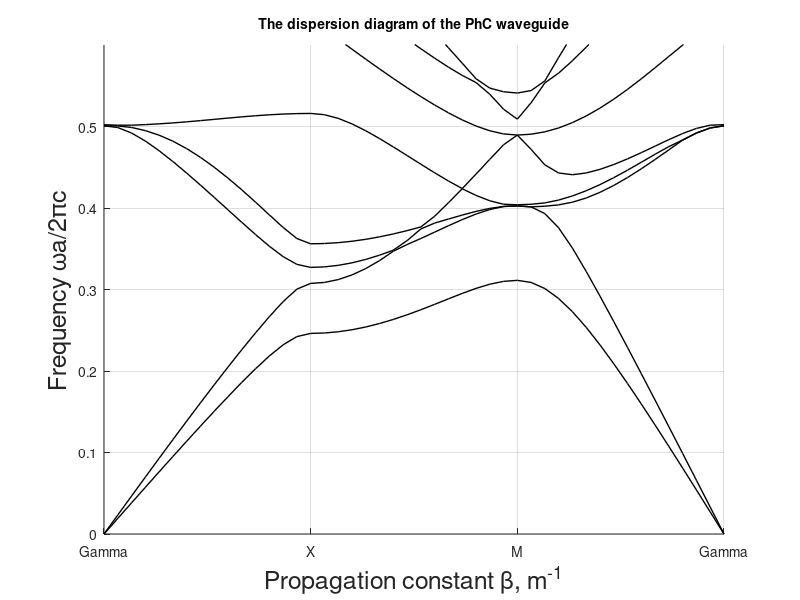

MATLAB code to generate this figure:

% in the name of allah
% MATLAB Program for Computation of Dispersion Diagrams of 2D PhC Waveguide

function PhC_waveguide
%The program for the computation of the dispersion
%characteristic of the PhC waveguide based upon 2D PhC with square latice
clear all
clc
%%

% The variable mode defines mode of the wave.

% The variable a defines the period of the structure %
a=1e-6;

%The variable r contains elements radius. Here it is defined as a part of the period.
r=0.4*a;

%The variable epsb and Mub contains the information about permittivity of the background.
Epsb=1;
gyrb=.0;
%The variables epsa and Mua contains the information about hole.
Epsa=5.6;

gyra=0.03;

%The variables epsd and Mud contains the information about the defect.

Epsd=1;
gyrd=.0;

gyrDir1=[1 0 0];
gyrDir=[0 0 0];
if(norm(gyrDir1)>0)
    gyrDir=gyrDir1/norm(gyrDir1);
end

%Variable numElem defines the number of PhC elements
numElem=1;

%Number of holes missed
numDef=0;

%The variable precis defines the number of k-vector points between high symmetry points
precis=15;

%The variable nG defines the number of plane waves.
%total number of plane waves may be determined as (nG*2-1)^2
nG=3;

%Setting transversal wave vector to a single value
kx=0;

%kapth segments 1: gama to X, 2: Gama to M, 3: whole path
nKpath=3;


PWE(a, r, Epsb, Epsa, Epsd,gyra,gyrb,gyrd,gyrDir, numElem, numDef,nG,nKpath,precis, kx,'k', 1);

%Setting transversal wave vector to a range of values within Brillouin zone
kx=0:(pi/a)/2:pi/a;

gyra=0;
gyrb=0;
gyrd=0;

%PWE(a, r, Epsb, Epsa, Epsd,gyra,gyrb,gyrd,gyrDir, numElem, numDef,nG,nKpath,precis, kx,'k', 1);




    function PWE(a, r,Epsb, Epsa, Epsd,gyra,gyrb,gyrd,gyrDir, numElem,numDefect,nG,nKpath,precis, kx_param, color , linewidth)
        
        nGx=nG*numElem;
        nGy=nG;
        % nGx and nGy define the number of plane waves in x and y direction
        % respectively
        
        cmp=3;
        %discretization mesh elements. each cell is discretized to a grid of
        %ngrid*ngrid square elememts for numerical compuation of Fourier series.
        
        ngrid=60;
        
        epsTensInv=zeros(cmp,cmp,ngrid,ngrid);
        
        %The following loop carries out the definition of the unit cell.
        for n=0:numElem-1
            nx=1;
            for countX=-a/2:a/ngrid:a/2
                ny=1;
                for countY=-a/2:a/ngrid:a/2
                    %Following condition allows to define the circle with of radius r
                    if(countX^2+countY^2<r^2)
                        if(n<numDefect)
                            eps=Epsd;
                            gyr=gyrd*gyrDir;
                            
                        else
                            eps=Epsa;
                            gyr=gyra*gyrDir;
                        end
                    else
                        eps=Epsb;
                        gyr=gyrb*gyrDir;
                    end
                    
                    epsTens=zeros(cmp,cmp);
                    
                    
                    epsTens(1,1)=eps;
                    epsTens(2,2)=eps;
                    epsTens(3,3)=eps;
                    
                    epsTens(1,2)=-1i*gyr(3)*eps;
                    epsTens(2,1)=1i*gyr(3)*eps;
                    epsTens(1,3)=1i*gyr(2)*eps;
                    epsTens(3,1)=-1i*gyr(2)*eps;
                    epsTens(2,3)=-1i*gyr(1)*eps;
                    epsTens(3,1)=1i*gyr(1)*eps;
                    
                    
                    epsTensInv(:,:,nx+ngrid*n,ny)=inv(epsTens);
                    
                    xSet(nx+ngrid*n)=countX+a*n;
                    ySet(ny)=countY;
                    ny=ny+1;
                end
                nx=nx+1;
            end
        end
        
        
        
        %Defining the k-path within the Brilluoin zone.
        kxm=pi/a;
        dkx=kxm/precis;
        
        Lk=nKpath*precis+1;
        if(nKpath==3)
            Lk=Lk-1;
        end
        kv=zeros(Lk,2);
        for i=2:Lk
            if(i<=precis+1)
                kv(i,2)=kv(i-1,2)+dkx;
            elseif(i<=2*precis+1)
                kv(i,1)=kv(i-1,1)+dkx;
                kv(i,2)=kv(i-1,2);
            else
                kv(i,1)=kv(i-1,1)-dkx;
                kv(i,2)= kv(i-1,2)-dkx;
            end
        end
        
        
        Nk=size(kv,1);
        if(nKpath==3)
            Nk=Nk+1;
        end
        
        
        MtNt=(length(xSet)-1)*(length(ySet)-1);
        
        bx=2*pi/a/numElem;
        by=2*pi/a;
        
        LEFT=zeros(cmp,cmp,4*nGx+1,4*nGy+1);
        %OFFDIAG=zeros(4*nGx+1,4*nGy+1);
        %The next loop computes the Fourier expansion coefficients
        for dGx=-2*nGx:2*nGx
            for dGy=-2*nGy:2*nGy
                dGxp=dGx+1+2*nGx;
                dGyp=dGy+1+2*nGy;
                
                for nx=1:length(xSet)-1
                    for ny=1:length(ySet)-1
                        x=xSet(nx);
                        y=ySet(ny);
                        tt=dGx*bx*x+dGy*by*y;
                        
                        LEFT(:,:,dGxp,dGyp)=LEFT(:,:,dGxp,dGyp)+epsTensInv(:,:,nx,ny)*exp(-1i*(tt));
                        
                    end
                end
                
                
            end
        end
        
        
        LEFT= LEFT/MtNt;
        
        
        numG=0;
        for Gx=-nGx:nGx
            for Gy=-nGy:nGy
                numG=numG+1;
            end
        end
        
        M=  zeros(size(kv,1),cmp*numG,cmp*numG);
        
        countG=0;
        
        for Gx=-nGx:nGx
            for Gy=-nGy:nGy
                countG=countG+1;
                countG3=cmp*(countG-1);
                countG1=0;
                for Gx1=-nGx:nGx
                    
                    dGxp=2*nGx+1+Gx-Gx1;
                    
                    for Gy1=-nGy:nGy
                        
                        dGyp=2*nGy+1+Gy-Gy1;
                        
                        countG1=countG1+1;
                        
                        countG4=cmp*(countG1-1);
                        
                        for countK=1:size(kv,1)
                            kx=kv(countK,1);
                            ky=kv(countK,2);
                            
                            Akg=zeros(3,3);
                            
                            Akg(1,1)=(ky+Gy1*by)*(ky+Gy*by);
                            Akg(1,2)=-(kx+Gx1*bx)*(ky+Gy*by);
                            Akg(2,1)=-(kx+Gx*bx)*(ky+Gy1*by);
                            Akg(2,2)=(kx+Gx1*bx)*(kx+Gx*bx);
                            
                            Akg(3,3)=Akg(1,1)+ Akg(2,2);
                            
                            KA=LEFT(:,:, dGxp, dGyp)*Akg;
                            
                            
                            for ii=1:cmp
                                for jj=1:cmp
                                    M(countK,countG3+ii,countG4+jj)= KA(ii,jj);
                                    
                                end
                            end
                            
                            
                        end
                    end
                    
                    
                end
            end
            
        end
        
        
        disp('Solving eigenvalue problem ....')
        t1=cputime;
    
        %The computation of eigen-states is also carried
        for countK=1:size(kv,1)
            %Taking the matrix differential operator for current wave vector.
            MM(:,:)=M(countK,:,:);
            
            %Computing the eigen-vectors and eigen-states of the matrix
            [Q D]=eig(MM);
            
            V=diag(D);

            [dispe(:,countK), index]=sort(abs(sqrt(V)*a/2/pi));
        
 
     end;
         
        t2=cputime-t1;
        disp('-----');
        sprintf('%s  %8f', 'Eigenvalue calculation completed within', t2, '  seconds.')
        
        %% plot %%
        %%%%%%%%%%
        % close all;
        nz=0;
        
        if(Nk>1)
            for i=1:size(V)
                if(dispe(i,2)<1e-4)
                    nz=nz+1;
                end;
            end
        end

nCurve=15;

figure(1);
hold on;


    x=0;
     if(nKpath==3)
         x=1;
     end;
    
    for u=nz+1:nz+nCurve
  yy(1:Nk)=zeros(Nk,1);
     yy(1)=dispe(u,1);
          
 
     for m=2:Nk-x
        
           yy(m)=dispe(u,m);
      
     end
         

    if(nKpath==3)
        yy(Nk)=yy(1);
    end
    
    kindex=1:length(yy);
    plot(kindex,yy,color,'LineWidth',linewidth);
    
    end
 

ylabel('Frequency \omegaa/2\pic','FontSize',18);
xlabel('Propagation constant \beta, m^{-1}','FontSize',18);
title('The dispersion diagram of the PhC waveguide','FontSize',10)
axis([1,Nk,0,0.6]);

grid on;
str={'Gamma','X','M','Gamma'};

set(gca,...
    'xtick',[1,precis+1,2*precis+1,3*precis+1],...
    'xticklabel',str);
drawnow;